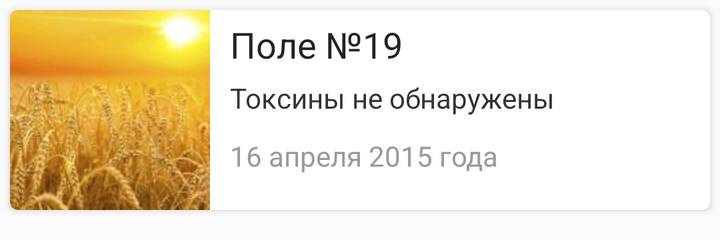
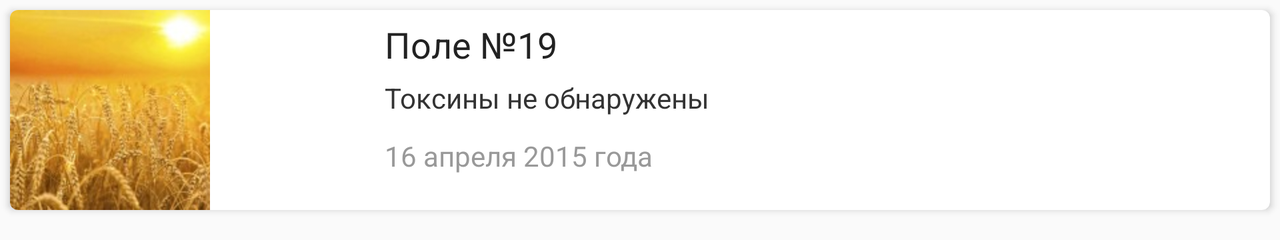

The same Android screen from two of the app's own layout files: first res/layout/ as a phone draws it, then the repository's variant for another configuration, drawn on a device whose configuration selects that folder. Both files follow.
<!-- AndroidManifest.xml: application theme AppTheme -->
<!-- res/layout/list_layout.xml -->
<?xml version="1.0" encoding="utf-8"?>
<LinearLayout android:layout_height="120dp"
    xmlns:android="http://schemas.android.com/apk/res/android"
    android:layout_width="match_parent">
    <android.support.v7.widget.CardView
        android:layout_margin="5dp"
        xmlns:card_view="http://schemas.android.com/apk/res-auto"
        xmlns:tools="http://schemas.android.com/tools"
        android:layout_gravity="top"
        android:layout_width="match_parent"
        android:layout_height="100dp"
        card_view:cardCornerRadius="4dp"
        xmlns:android="http://schemas.android.com/apk/res/android">

        <LinearLayout

            android:orientation="horizontal"
            android:layout_width="match_parent"
            android:layout_height="match_parent"
            android:weightSum="1"
            >

            <ImageView
                android:layout_width="100dp"
                android:layout_height="match_parent"
                android:layout_alignParentTop="true"
                android:scaleType="centerCrop"
                android:src="@drawable/field_1"
                android:id="@+id/prev_image"/>


            <LinearLayout
                android:paddingLeft="10dp"
                android:layout_width="wrap_content"
                android:layout_height="match_parent"
                android:orientation="vertical"
                android:layout_weight="0.53">
                <TextView
                    android:layout_width="wrap_content"
                    android:layout_height="wrap_content"
                    android:maxLines="3"
                    android:paddingTop="5dp"
                    android:text="Поле №19"
                    android:textColor="#222"
                    android:textSize="18dp"
                    android:id="@+id/field_name"/>

                <TextView
                    android:layout_width="wrap_content"
                    android:layout_height="wrap_content"
                    android:maxLines="3"
                    android:paddingTop="5dp"
                    android:text="Токсины не обнаружены"
                    android:textColor="#333"
                    android:textSize="14dp"
                    android:id="@+id/list_rez"/>

                <TextView
                    android:layout_width="wrap_content"
                    android:layout_height="wrap_content"
                    android:maxLines="3"
                    android:paddingTop="10dp"
                    android:text="16 апреля 2015 года"
                    android:textColor="#999"
                    android:textSize="14dp"
                    android:id="@+id/date_rez"/>



            </LinearLayout>

            <ImageView
                android:layout_width="40dp"
                android:layout_height="40dp"
                android:layout_gravity="center"
                android:scaleType="fitCenter"
                android:src="@drawable/success"
                android:id="@+id/list_image"/>

        </LinearLayout>


    </android.support.v7.widget.CardView>

</LinearLayout>
<!-- resources referenced by this layout -->
<resources>
  <!-- drawable field_1: jpg bitmap (drawable, 13450 bytes) -->
  <style name="AppTheme" parent="Theme.AppCompat.Light.DarkActionBar">
          
          <item name="colorPrimary">@color/colorPrimary</item>
          <item name="colorPrimaryDark">@color/colorPrimaryDark</item>
          <item name="colorAccent">@color/colorAccent</item>
      </style>
  <color name="colorPrimary">#4CAF50</color>
  <color name="colorPrimaryDark">#388E3C</color>
  <color name="colorAccent">#4ac397</color>
</resources>
<!-- res/layout-land/list_layout.xml (the repository's variant of the layout above) -->
<!-- drawn on the phone turned sideways -->
<?xml version="1.0" encoding="utf-8"?>
<LinearLayout android:layout_height="120dp"
    xmlns:android="http://schemas.android.com/apk/res/android"
    android:layout_width="match_parent">
    <android.support.v7.widget.CardView
        android:layout_margin="5dp"
        xmlns:card_view="http://schemas.android.com/apk/res-auto"
        xmlns:tools="http://schemas.android.com/tools"
        android:layout_gravity="top"
        android:layout_width="match_parent"
        android:layout_height="100dp"
        card_view:cardCornerRadius="4dp"
        xmlns:android="http://schemas.android.com/apk/res/android">

        <FrameLayout

            android:orientation="horizontal"
            android:layout_width="match_parent"
            android:layout_height="match_parent"
            android:weightSum="1"
            >

            <ImageView
                android:layout_width="100dp"
                android:layout_height="match_parent"
                android:layout_alignParentTop="true"
                android:scaleType="centerCrop"
                android:src="@drawable/field_1"
                android:id="@+id/prev_image"/>


            <LinearLayout
                android:paddingLeft="10dp"
                android:layout_width="275dp"
                android:layout_height="match_parent"
                android:orientation="vertical"
                android:layout_weight="0.53"
                android:layout_gravity="center_horizontal|top">
                <TextView
                    android:layout_width="wrap_content"
                    android:layout_height="wrap_content"
                    android:maxLines="3"
                    android:paddingTop="5dp"
                    android:text="Поле №19"
                    android:textColor="#222"
                    android:textSize="18dp"
                    android:id="@+id/field_name"/>

                <TextView
                    android:layout_width="wrap_content"
                    android:layout_height="wrap_content"
                    android:maxLines="3"
                    android:paddingTop="5dp"
                    android:text="Токсины не обнаружены"
                    android:textColor="#333"
                    android:textSize="14dp"
                    android:id="@+id/list_rez"/>

                <TextView
                    android:layout_width="wrap_content"
                    android:layout_height="wrap_content"
                    android:maxLines="3"
                    android:paddingTop="10dp"
                    android:text="16 апреля 2015 года"
                    android:textColor="#999"
                    android:textSize="14dp"
                    android:id="@+id/date_rez"/>



            </LinearLayout>

            <ImageView
                android:layout_width="40dp"
                android:layout_height="40dp"
                android:layout_gravity="right|center_vertical"
                android:scaleType="fitCenter"
                android:src="@drawable/success"
                android:id="@+id/list_image"
                android:layout_marginRight="30dp" />

        </FrameLayout>


    </android.support.v7.widget.CardView>
</LinearLayout>
